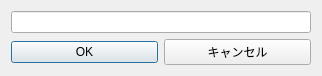
<?xml version="1.0" encoding="UTF-8"?>
<ui version="4.0">
 <class>SubDialog</class>
 <widget class="QDialog" name="Dialog">
  <property name="geometry">
   <rect>
    <x>0</x>
    <y>0</y>
    <width>318</width>
    <height>68</height>
   </rect>
  </property>
  <property name="windowTitle">
   <string>Dialog</string>
  </property>
  <layout class="QVBoxLayout" name="verticalLayout">
   <item>
    <widget class="QLineEdit" name="lineEdit">
     <property name="minimumSize">
      <size>
       <width>300</width>
       <height>0</height>
      </size>
     </property>
    </widget>
   </item>
   <item>
    <layout class="QHBoxLayout" name="horizontalLayout">
     <item>
      <widget class="QPushButton" name="pushButton_run">
       <property name="text">
        <string>OK</string>
       </property>
      </widget>
     </item>
     <item>
      <widget class="QPushButton" name="pushButton_cancel">
       <property name="text">
        <string>キャンセル</string>
       </property>
      </widget>
     </item>
    </layout>
   </item>
  </layout>
 </widget>
 <resources/>
 <connections/>
</ui>
